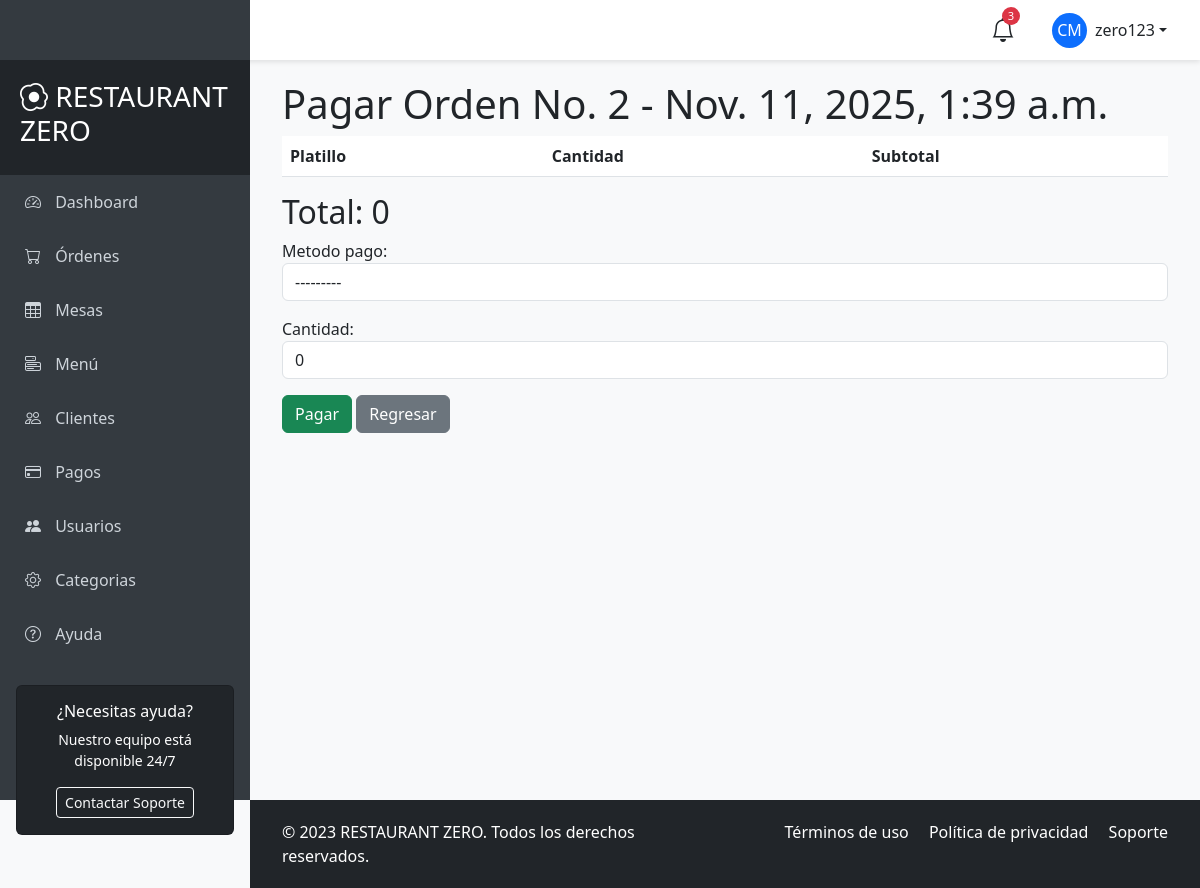
The page /ordenes/ordenes/2/pagar (signed in) on the database as committed earlier.
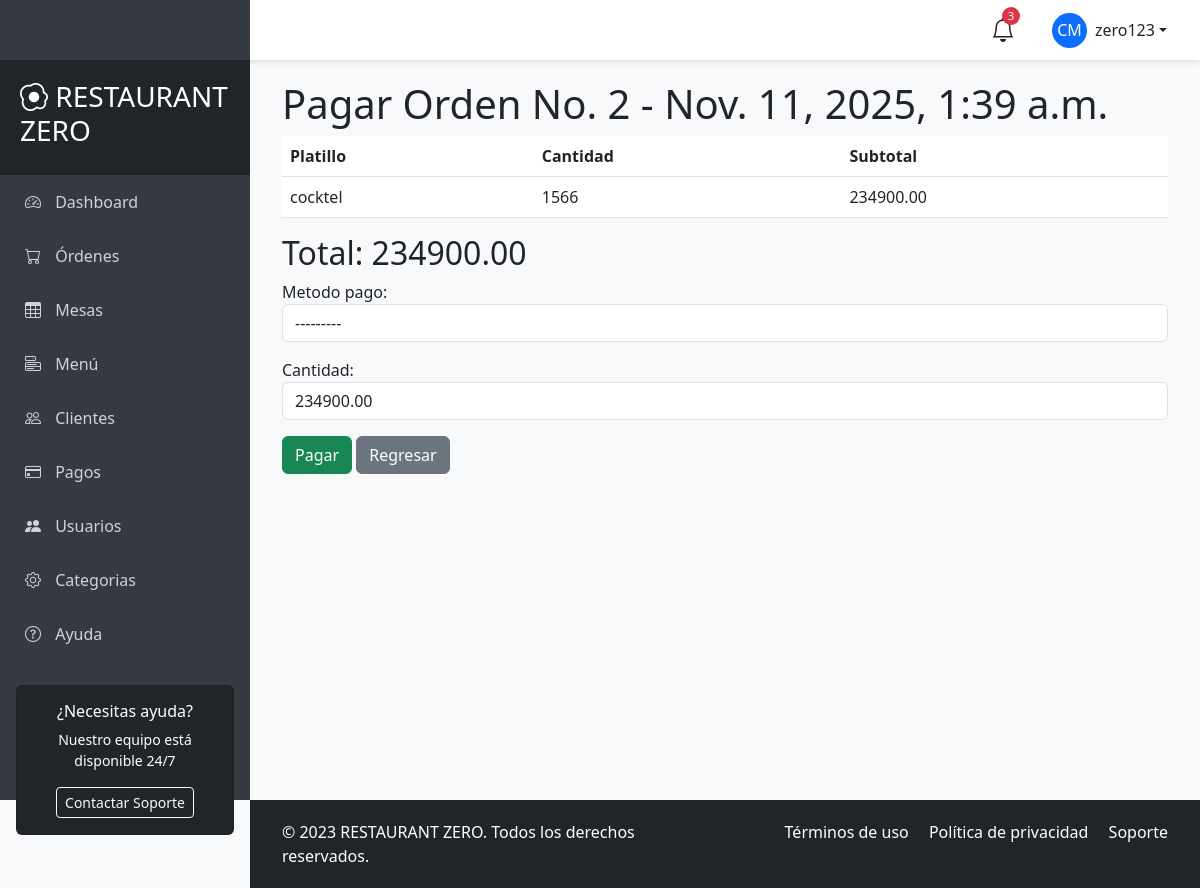
The same page on the database as committed later.
### apps/ordenes/models.py (models this page shows, shortened)
class OrdenDetalle(models.Model):
    orden = models.ForeignKey(Orden, on_delete=models.CASCADE, related_name='detalles')
    platillo = models.ForeignKey(Platillo, on_delete=models.CASCADE, related_name='detalles')
    cantidad = models.IntegerField()
    notas = models.TextField(blank=True, null=True)
    precio_unitario = models.DecimalField(max_digits=10, decimal_places=2)
    @property
    def subtotal(self):
        return self.cantidad * self.precio_unitario

### apps/platillos/models.py (models this page shows, shortened)
class Platillo(models.Model):
    nombre = models.CharField(max_length=200)
    descripcion = models.TextField()
    precio = models.DecimalField(max_digits=10, decimal_places=2)
    categoria = models.ForeignKey(Categoria, on_delete=models.CASCADE, related_name='platillos')

### apps/ordenes/views.py (the view, shortened to what this page needs)
# urls.py: path('ordenes/<int:orden_id>/pagar', views.OrdenPagarView.as_view(), name='ordenes_pagar'),
class OrdenPagarView(LoginRequiredMixin, View):
    def get(self, request, orden_id):
        orden = Orden.objects.get(id=orden_id)
        detalles = OrdenDetalle.objects.filter(orden=orden)
        total = sum(detalle.cantidad * detalle.precio_unitario for detalle in detalles)
        form = PagoForm(initial={'orden': orden, 'cantidad': total})
        return render(request, 'ordenes/ordenes_pagar.html', {'orden': orden, 'detalles': detalles, 'total': total, 'form': form})

### apps/ordenes/forms.py
class PagoForm(forms.ModelForm):
    class Meta:
        model = Pago
        fields = ['orden', 'metodo_pago', 'cantidad']
        widgets = {
            'orden': forms.HiddenInput(),
            'metodo_pago': forms.Select(attrs={'class': 'form-control'}),
            'cantidad': forms.NumberInput(attrs={'class': 'form-control'})
        }

### apps/ordenes/models.py (called while the page is built)
    def __str__(self):
        return self.nombre

### templates/ordenes/ordenes_pagar.html (shortened to what this page needs)
{% extends 'main/base_user.html' %}
{% block content %}
<h1>Pagar Orden No. {{ orden.id }} - {{ orden.fecha_hora }}</h1>
<table class="table">
    <thead>
        <tr>
            <th>Platillo</th>
            <th>Cantidad</th>
            <th>Subtotal</th>
        </tr>
    </thead>
    <tbody>
        {% for detalle in detalles %}
        <tr>
            <td>{{detalle.platillo.nombre}}</td>
            <td>{{detalle.cantidad}}</td>
            <td>{{detalle.subtotal}}</td>
        </tr>
        {% endfor %}
    </tbody>
</table>
<h2>Total: {{total}}</h2>
<form action="{% url 'ordenes:ordenes_pagar' orden.id %}" method="post">
    {{ form.as_p }}
    <button type="submit" class="btn btn-success">Pagar</button>
    <a href="{% url 'ordenes:ordenes_list' %}" class="btn btn-secondary">Regresar</a>
</form>
{% endblock %}

Rows that differ between the two databases and show on the page:
added OrdenDetalle: platillo.nombre "cocktel", cantidad "1566", subtotal "234900.00"
Other text that changed with them:
{{ total }}: "0" → "234900.00"
form field cantidad: "0" → "234900.00"
